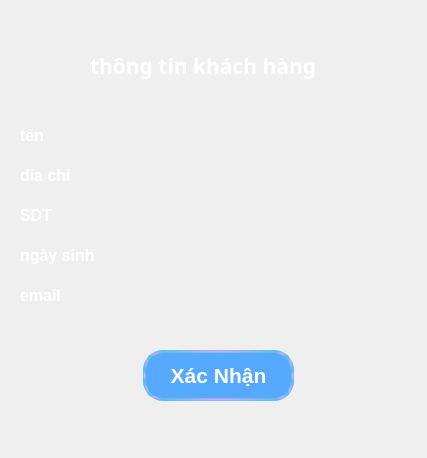
<?xml version="1.0" encoding="UTF-8"?>
<ui version="4.0">
 <class>CheckThongTinDialog</class>
 <widget class="QDialog" name="CheckThongTinDialog">
  <property name="geometry">
   <rect>
    <x>0</x>
    <y>0</y>
    <width>427</width>
    <height>458</height>
   </rect>
  </property>
  <property name="windowTitle">
   <string>Dialog</string>
  </property>
  <widget class="QLabel" name="lbtieude">
   <property name="geometry">
    <rect>
     <x>90</x>
     <y>40</y>
     <width>551</width>
     <height>51</height>
    </rect>
   </property>
   <property name="font">
    <font>
     <family>Arial Black</family>
     <pointsize>16</pointsize>
     <bold>true</bold>
    </font>
   </property>
   <property name="styleSheet">
    <string notr="true">color: rgb(255, 255, 255);</string>
   </property>
   <property name="text">
    <string>thông tin khách hàng </string>
   </property>
  </widget>
  <widget class="QLabel" name="lbemail">
   <property name="geometry">
    <rect>
     <x>20</x>
     <y>280</y>
     <width>411</width>
     <height>31</height>
    </rect>
   </property>
   <property name="font">
    <font>
     <family>Arial</family>
     <pointsize>12</pointsize>
     <bold>true</bold>
    </font>
   </property>
   <property name="styleSheet">
    <string notr="true">color :rgb(255, 255,255)</string>
   </property>
   <property name="text">
    <string>email</string>
   </property>
  </widget>
  <widget class="QLabel" name="lbsdt">
   <property name="geometry">
    <rect>
     <x>20</x>
     <y>200</y>
     <width>461</width>
     <height>31</height>
    </rect>
   </property>
   <property name="font">
    <font>
     <family>Arial</family>
     <pointsize>12</pointsize>
     <bold>true</bold>
    </font>
   </property>
   <property name="styleSheet">
    <string notr="true">color :rgb(255, 255,255)</string>
   </property>
   <property name="text">
    <string>SDT</string>
   </property>
  </widget>
  <widget class="QLabel" name="lbngaysinh">
   <property name="geometry">
    <rect>
     <x>20</x>
     <y>240</y>
     <width>441</width>
     <height>31</height>
    </rect>
   </property>
   <property name="font">
    <font>
     <family>Arial</family>
     <pointsize>12</pointsize>
     <bold>true</bold>
    </font>
   </property>
   <property name="styleSheet">
    <string notr="true">color :rgb(255, 255,255)</string>
   </property>
   <property name="text">
    <string>ngày sinh</string>
   </property>
  </widget>
  <widget class="QLabel" name="lbdiachi">
   <property name="geometry">
    <rect>
     <x>20</x>
     <y>160</y>
     <width>411</width>
     <height>31</height>
    </rect>
   </property>
   <property name="font">
    <font>
     <family>Arial</family>
     <pointsize>12</pointsize>
     <bold>true</bold>
    </font>
   </property>
   <property name="styleSheet">
    <string notr="true">color :rgb(255, 255,255)</string>
   </property>
   <property name="text">
    <string>dia chi</string>
   </property>
  </widget>
  <widget class="QLabel" name="lbten">
   <property name="geometry">
    <rect>
     <x>20</x>
     <y>120</y>
     <width>471</width>
     <height>31</height>
    </rect>
   </property>
   <property name="font">
    <font>
     <family>Arial</family>
     <pointsize>12</pointsize>
     <bold>true</bold>
    </font>
   </property>
   <property name="styleSheet">
    <string notr="true">color: rgb(255, 255, 255);</string>
   </property>
   <property name="text">
    <string>tên</string>
   </property>
  </widget>
  <widget class="QPushButton" name="pushButton">
   <property name="geometry">
    <rect>
     <x>143</x>
     <y>350</y>
     <width>151</width>
     <height>51</height>
    </rect>
   </property>
   <property name="font">
    <font>
     <family>Arial</family>
     <pointsize>16</pointsize>
     <bold>true</bold>
    </font>
   </property>
   <property name="styleSheet">
    <string notr="true">QPushButton 
{
   border-style: solid;
	border-width: 3px;
	border-color: qradialgradient(spread:reflect, cx:0.5, cy:0.5, radius:0.698, fx:0.505455, fy:0.499682, stop:0 rgba(225, 166, 255, 255), stop:0.767045 rgba(94, 191, 230, 255));

   color: rgb(255, 255, 255);
   border-radius: 20px ;
   background-color: rgb(85, 170, 255);
   
}

QPushButton:Horve
{
  background-color: rgb(85, 170, 255);
  color: rgb(255, 255, 255);
}

QPushButton:enabled
{
  background-color: rgb(85, 170, 255);
  color: rgb(255, 255, 255);
}

QPushButton:pressed
{
   background-color: rgb(19, 121, 255);
  color: rgb(0, 0, 0);
}

QPushButton:!pressed
{
   background-color: rgb(85, 170, 255);
  color: rgb(255, 255, 255);
}

QPushButton:disabled
{
  background-color: #aaaaaa;
  color: rgb(0, 0, 0);
}</string>
   </property>
   <property name="text">
    <string>Xác Nhận</string>
   </property>
  </widget>
  <widget class="QLabel" name="background">
   <property name="geometry">
    <rect>
     <x>0</x>
     <y>0</y>
     <width>427</width>
     <height>458</height>
    </rect>
   </property>
   <property name="font">
    <font>
     <family>Script</family>
    </font>
   </property>
   <property name="styleSheet">
    <string notr="true">border-image: url(:/res/Screenshot 2024-05-14 235710.png);</string>
   </property>
   <property name="text">
    <string/>
   </property>
  </widget>
  <zorder>background</zorder>
  <zorder>lbtieude</zorder>
  <zorder>lbemail</zorder>
  <zorder>lbsdt</zorder>
  <zorder>lbngaysinh</zorder>
  <zorder>lbdiachi</zorder>
  <zorder>lbten</zorder>
  <zorder>pushButton</zorder>
 </widget>
 <resources/>
 <connections/>
</ui>
